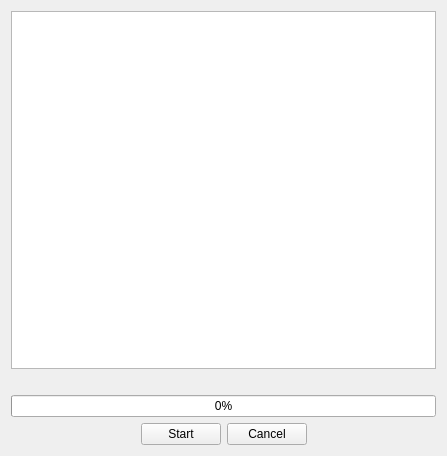
<?xml version="1.0" encoding="UTF-8"?>
<ui version="4.0">
 <class>MarketProcessGui</class>
 <widget class="QWidget" name="MarketProcessGui">
  <property name="geometry">
   <rect>
    <x>0</x>
    <y>0</y>
    <width>447</width>
    <height>456</height>
   </rect>
  </property>
  <property name="windowTitle">
   <string>CrackerJack - Market</string>
  </property>
  <layout class="QGridLayout" name="gridLayout_2">
   <item row="1" column="0">
    <widget class="QLabel" name="label">
     <property name="text">
      <string/>
     </property>
     <property name="alignment">
      <set>Qt::AlignCenter</set>
     </property>
    </widget>
   </item>
   <item row="3" column="0">
    <layout class="QHBoxLayout" name="horizontalLayout">
     <item>
      <spacer name="horizontalSpacer_2">
       <property name="orientation">
        <enum>Qt::Horizontal</enum>
       </property>
       <property name="sizeHint" stdset="0">
        <size>
         <width>40</width>
         <height>20</height>
        </size>
       </property>
      </spacer>
     </item>
     <item>
      <widget class="QPushButton" name="startButton">
       <property name="text">
        <string>Start</string>
       </property>
      </widget>
     </item>
     <item>
      <widget class="QPushButton" name="cancelButton">
       <property name="text">
        <string>Cancel</string>
       </property>
      </widget>
     </item>
     <item>
      <spacer name="horizontalSpacer">
       <property name="orientation">
        <enum>Qt::Horizontal</enum>
       </property>
       <property name="sizeHint" stdset="0">
        <size>
         <width>40</width>
         <height>20</height>
        </size>
       </property>
      </spacer>
     </item>
    </layout>
   </item>
   <item row="2" column="0">
    <widget class="QProgressBar" name="progressBar">
     <property name="value">
      <number>0</number>
     </property>
     <property name="alignment">
      <set>Qt::AlignCenter</set>
     </property>
    </widget>
   </item>
   <item row="0" column="0">
    <widget class="QListWidget" name="listWidget"/>
   </item>
  </layout>
 </widget>
 <resources/>
 <connections>
  <connection>
   <sender>cancelButton</sender>
   <signal>clicked()</signal>
   <receiver>MarketProcessGui</receiver>
   <slot>cancelButtonClicked()</slot>
   <hints>
    <hint type="sourcelabel">
     <x>264</x>
     <y>434</y>
    </hint>
    <hint type="destinationlabel">
     <x>223</x>
     <y>227</y>
    </hint>
   </hints>
  </connection>
  <connection>
   <sender>startButton</sender>
   <signal>clicked()</signal>
   <receiver>MarketProcessGui</receiver>
   <slot>startButtonClicker()</slot>
   <hints>
    <hint type="sourcelabel">
     <x>183</x>
     <y>434</y>
    </hint>
    <hint type="destinationlabel">
     <x>223</x>
     <y>227</y>
    </hint>
   </hints>
  </connection>
 </connections>
 <slots>
  <slot>cancelButtonClicked()</slot>
  <slot>startButtonClicker()</slot>
  <slot>addTextToDisplayList(QString)</slot>
  <slot>repaintLabel(QString)</slot>
  <slot>printValueToProgressBar(int,int)</slot>
 </slots>
</ui>
